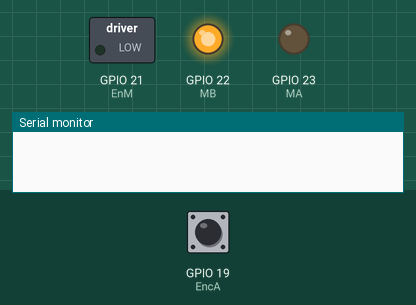
The sketch below on a simulated ESP32. On the bench: switched loads named in the sketch (green lamp = pin HIGH), output pins drawn as LEDs (lit = HIGH), the last lines printed to the serial monitor. The inputs (shaded band) are chosen by the test bench; at power-on: GPIO 19 (EncA) HIGH.

Above: at 0.05 s.
At 7.5 s:
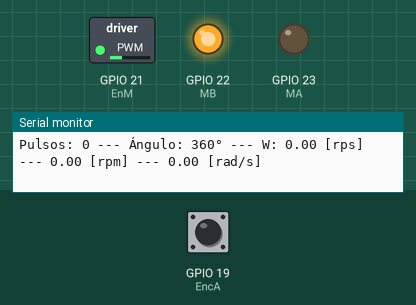
At 11.2 s:
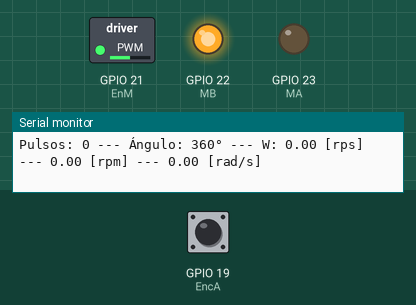
At 14.95 s:
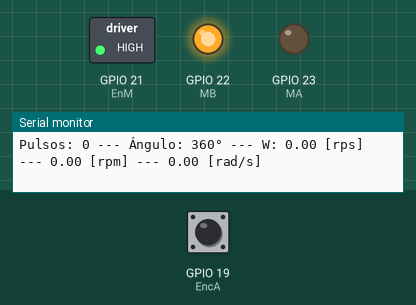
Timing chart, 0 to 17.2 s (numbered marks = the images above):
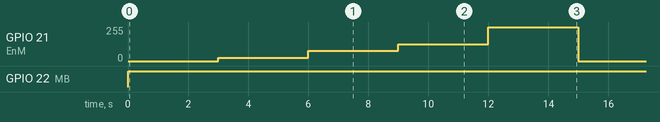

Measured:
- by itself, GPIO 21 (EnM): repeats every 15.0 s: 76/255 3.0 s, 127/255 3.0 s, 255/255 3.0 s, 0/255 3.0 s, 25/255 3.0 s
- by itself, GPIO 22 (MB): LOW → HIGH at 0.00 s

The sketch:

P6A3-MedicionPosVel.ino
```cpp
// Definición de pines
#define EnM 21  // Pin para habilitar/deshabilitar el motor
#define MA 23   // Pin de control A para el puente H
#define MB 22   // Pin de control B para el puente H
#define EncA 19 // Pin A del encoder
#define EncB 18 // Pin B del encoder

int channel = 0;
int freq = 1000;
int resolution = 12;
volatile long pulses = 0;
const int PPR = 284;

// Variables para el cálculo de velocidad
int angulo = 0;
int anguloAnterior = 0;
float velocidad_rads = 0;
float velocidad_rps = 0;
float velocidad_rpm = 0;

// Medición del tiempo
int porcentaje = 0;
unsigned long tiempoAnteriorA = 0;
unsigned long tiempoAnteriorB = 0;
unsigned long tiempoActual = 0;

// Función que se llama cada vez que el pin A del encoder tiene un flanco ascendente
void IRAM_ATTR PulsesCounter() {
  if (digitalRead(EncB) == HIGH) {
    pulses++;
  } else {
    pulses--;
  }
}

void setup() {
  // Configuración de pines de salida
  pinMode(EnM, OUTPUT);
  pinMode(MA, OUTPUT);
  pinMode(MB, OUTPUT);

  // Configuración de pines de entrada para el encoder
  pinMode(EncA, INPUT);
  pinMode(EncB, INPUT);

  // Interrupción para contar pulsos del encoder
  attachInterrupt(digitalPinToInterrupt(EncA), PulsesCounter, RISING);

  // Configura el PWM
  ledcSetup(channel, freq, resolution);
  ledcAttachPin(EnM, channel);

  // Iniciar la comunicación serial
  Serial.begin(115200);
  //tiempoActual = millis();
}

void loop() {
  tiempoActual = millis();

  // Comprobación para imprimir en el monitor serial cada 100 milisegundos
  if (tiempoActual - tiempoAnteriorA == 100) {
    calcularVelocidad();
    imprimirResultados();
    tiempoAnteriorA = tiempoActual; // Actualiza el tiempo previo
    anguloAnterior = angulo; // Actualiza el ángulo previo
  }

  // Comprobación para cambiar la velocidad del motor cada 3 segundos = 3000 milisegundos
  if (tiempoActual - tiempoAnteriorB == 3000) {
    switch (porcentaje) {
      case 0:
        porcentaje += 10;
        break;
      case 10:
        porcentaje += 20;
        break;
      case 30:
        porcentaje += 20;
        break;
      case 50:
        porcentaje += 50;
        break;
      case 100:
        porcentaje = 0;
        break;
      default:
        Serial.print("Error");
        break;
    }
    tiempoAnteriorB = tiempoActual;
  }
  moverMotor();
}

void moverMotor() {
  int porcentajeVel = (4095 * porcentaje) / 100;
  ledcWrite(channel, porcentajeVel);
  digitalWrite(MA, LOW);
  digitalWrite(MB, HIGH);
}

void calcularVelocidad() {

  // Calcular cambio en tiempo
  unsigned long deltaTime = (tiempoActual - tiempoAnteriorA);

  // Calcular ángulo en grados
  angulo = 360+(int(((pulses % PPR) * 360.0 / PPR)) % 360); // Ajuste para que el ángulo quede entre 0° y 359°

  // Calcular velocidad angular en radianes por segundo
  velocidad_rads = (float(angulo - anguloAnterior) * PI) / ((180*deltaTime) / 1000); // Ajuste para que la diferencia de ángulo sea en radianes

  // Convertir velocidad a rps y rpm
  velocidad_rps = velocidad_rads / (2 * PI);
  velocidad_rpm = velocidad_rps * 60;
}

void imprimirResultados(){
  Serial.print("Pulsos: ");
  Serial.print(pulses);
  Serial.print(" --- Ángulo: ");
  Serial.print(angulo);
  Serial.print("° --- W: ");
  Serial.print(velocidad_rps);
  Serial.print(" [rps] --- ");
  Serial.print(velocidad_rpm);
  Serial.print(" [rpm] --- ");
  Serial.print(velocidad_rads);
  Serial.println(" [rad/s]");
}
```
